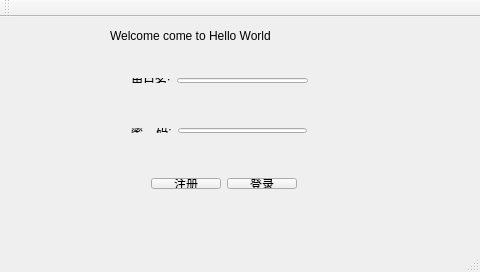
<?xml version="1.0" encoding="UTF-8"?>
<ui version="4.0">
 <class>MainWindow</class>
 <widget class="QMainWindow" name="MainWindow">
  <property name="geometry">
   <rect>
    <x>0</x>
    <y>0</y>
    <width>480</width>
    <height>272</height>
   </rect>
  </property>
  <property name="windowTitle">
   <string>MainWindow</string>
  </property>
  <widget class="QWidget" name="centralWidget">
   <widget class="QLabel" name="label_3">
    <property name="geometry">
     <rect>
      <x>110</x>
      <y>10</y>
      <width>221</width>
      <height>17</height>
     </rect>
    </property>
    <property name="text">
     <string>Welcome come to Hello World</string>
    </property>
   </widget>
   <widget class="QWidget" name="">
    <property name="geometry">
     <rect>
      <x>140</x>
      <y>150</y>
      <width>168</width>
      <height>33</height>
     </rect>
    </property>
    <layout class="QHBoxLayout" name="horizontalLayout_3">
     <item>
      <widget class="QPushButton" name="pushButton">
       <property name="text">
        <string>注册</string>
       </property>
      </widget>
     </item>
     <item>
      <widget class="QPushButton" name="pushButton_2">
       <property name="text">
        <string>登录</string>
       </property>
      </widget>
     </item>
    </layout>
   </widget>
   <widget class="QWidget" name="">
    <property name="geometry">
     <rect>
      <x>120</x>
      <y>50</y>
      <width>199</width>
      <height>27</height>
     </rect>
    </property>
    <layout class="QHBoxLayout" name="horizontalLayout">
     <item>
      <widget class="QLabel" name="label">
       <property name="text">
        <string>用户名:</string>
       </property>
      </widget>
     </item>
     <item>
      <widget class="QLineEdit" name="lineEdit"/>
     </item>
    </layout>
   </widget>
   <widget class="QWidget" name="">
    <property name="geometry">
     <rect>
      <x>120</x>
      <y>100</y>
      <width>198</width>
      <height>27</height>
     </rect>
    </property>
    <layout class="QHBoxLayout" name="horizontalLayout_2">
     <item>
      <widget class="QLabel" name="label_2">
       <property name="text">
        <string>密    码:</string>
       </property>
      </widget>
     </item>
     <item>
      <widget class="QLineEdit" name="lineEdit_2"/>
     </item>
    </layout>
   </widget>
  </widget>
  <widget class="QMenuBar" name="menuBar">
   <property name="geometry">
    <rect>
     <x>0</x>
     <y>0</y>
     <width>480</width>
     <height>28</height>
    </rect>
   </property>
  </widget>
  <widget class="QToolBar" name="mainToolBar">
   <attribute name="toolBarArea">
    <enum>TopToolBarArea</enum>
   </attribute>
   <attribute name="toolBarBreak">
    <bool>false</bool>
   </attribute>
  </widget>
  <widget class="QStatusBar" name="statusBar"/>
 </widget>
 <layoutdefault spacing="6" margin="11"/>
 <resources/>
 <connections/>
</ui>
